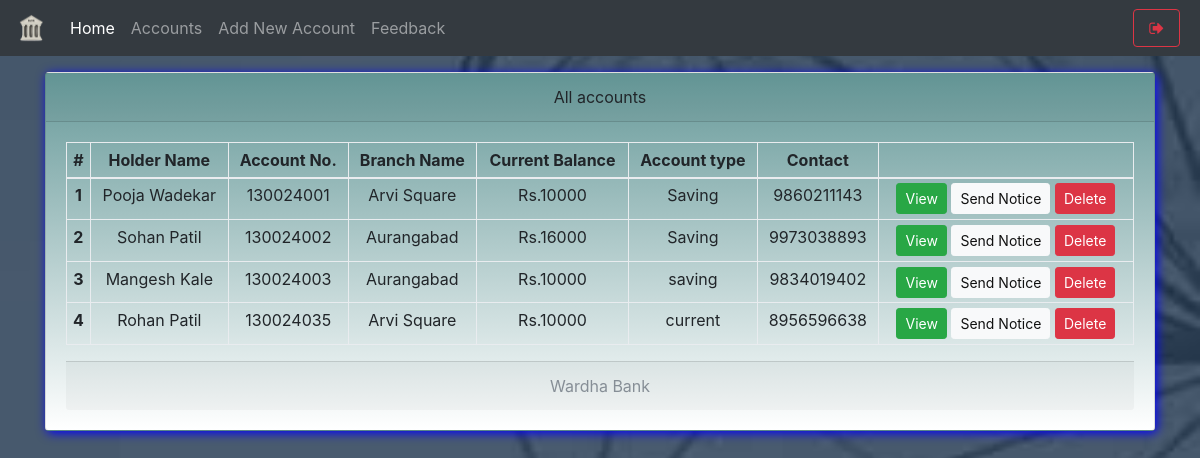
The page /mindex.php (signed in) on the database its author committed.
### tables this page shows
CREATE TABLE `useraccounts` (
  `id` int(11) NOT NULL,
  `email` text NOT NULL,
  `password` text NOT NULL,
  `name` varchar(111) NOT NULL,
  `balance` int(111) NOT NULL,
  `cnic` varchar(111) NOT NULL,
  `number` varchar(111) NOT NULL,
  `city` varchar(111) NOT NULL,
  `address` varchar(111) NOT NULL,
  `source` varchar(111) NOT NULL,
  `accountNo` varchar(111) NOT NULL,
  `branch` varchar(111) NOT NULL,
  `accountType` varchar(111) NOT NULL,
  `date` timestamp NOT NULL DEFAULT CURRENT_TIMESTAMP
);

CREATE TABLE `branch` (
  `branchId` int(11) NOT NULL,
  `branchNo` varchar(111) NOT NULL,
  `branchName` varchar(111) NOT NULL
);

### mindex.php (the view, shortened to what this page needs)
<!DOCTYPE html>
<html>
<head>
  <?php require 'assets/autoloader.php'; ?>
  <?php require 'assets/function.php'; ?>
</head>
<body style="background-image: url('images/7.jfif');;background-size: 100%">
<nav class="navbar navbar-expand-lg navbar-dark bg-dark fixed-top">
 <a class="navbar-brand" href="#">
    <img src="images/bank.png" width="30" height="30" class="d-inline-block align-top" alt="">
  </a>
  <div class="collapse navbar-collapse" id="navbarSupportedContent">
    <ul class="navbar-nav mr-auto">
      <li class="nav-item ">
        <a class="nav-link active" href="mindex.php">Home <span class="sr-only">(current)</span></a>
      </li>
      <li class="nav-item ">  <a class="nav-link" href="maccounts.php">Accounts</a></li>
      <li class="nav-item ">  <a class="nav-link" href="maddnew.php">Add New Account</a></li>
      <li class="nav-item ">  <a class="nav-link" href="mfeedback.php">Feedback</a></li>
    </ul>
    <?php include 'msideButton.php'; ?>
  </div>
</nav><br><br><br>
<div class="container">
<div class="card w-100 text-center shadowBlue" style=" background: linear-gradient(to top, #ffffff 0%, #669999 100%)">
  <div class="card-header">
    All accounts
  </div>
  <div class="card-body">
   <table class="table table-bordered table-sm">
  <thead>
    <tr>
      <th scope="col">#</th>
      <th scope="col">Holder Name</th>
      <th scope="col">Account No.</th>
      <th scope="col">Branch Name</th>
      <th scope="col">Current Balance</th>
      <th scope="col">Account type</th>
      <th scope="col">Contact</th>
      <th scope="col"></th>
    </tr>
  </thead>
  <tbody>
    <?php
      $i=0;
      $array = $con->query("select * from useraccounts,branch where useraccounts.branch = branch.branchId");
      if ($array->num_rows > 0)
      {
        while ($row = $array->fetch_assoc())
        {$i++;
    ?>
      <tr>
        <th scope="row"><?php echo $i ?></th>
        <td><?php echo $row['name'] ?></td>
        <td><?php echo $row['accountNo'] ?></td>
        <td><?php echo $row['branchName'] ?></td>
        <td>Rs.<?php echo $row['balance'] ?></td>
        <td><?php echo $row['accountType'] ?></td>
        <td><?php echo $row['number'] ?></td>
        <td>
          <a href="show.php?id=<?php echo $row['id'] ?>" class="btn btn-success btn-sm" data-toggle='tooltip'title="View More info">View</a>
          <a href="mnotice.php?id=<?php echo $row['id'] ?>" class="btn btn-light btn-sm" data-toggle='tooltip' title="Send notice to this">Send Notice</a>
          <a href="mindex.php?delete=<?php echo $row['id'] ?>" class='btn btn-danger btn-sm' data-toggle='tooltip' title="Delete this account">Delete</a>
        </td>
      </tr>
    <?php
        }
      }
     ?>
  </tbody>
</table>
<div class="card-footer text-muted">
    <?php echo 'Wardha Bank'; ?>
  </div>
</div>
</body>
</html>

### css/custom.css (style rules this page uses)
.shadowBlue { box-shadow: 2px 2px 11px blue }

### rows shown on the page
useraccounts: name "Pooja Wadekar", accountNo "130024001", branch.branchName "Arvi Square", balance "10000", accountType "Saving", number "9860211143"
useraccounts: name "Sohan Patil", accountNo "130024002", branch.branchName "Aurangabad", balance "16000", accountType "Saving", number "9973038893"
useraccounts: name "Mangesh Kale", accountNo "130024003", branch.branchName "Aurangabad", balance "10000", accountType "saving", number "9834019402"
useraccounts: name "Rohan Patil", accountNo "130024035", branch.branchName "Arvi Square", balance "10000", accountType "current", number "8956596638"
